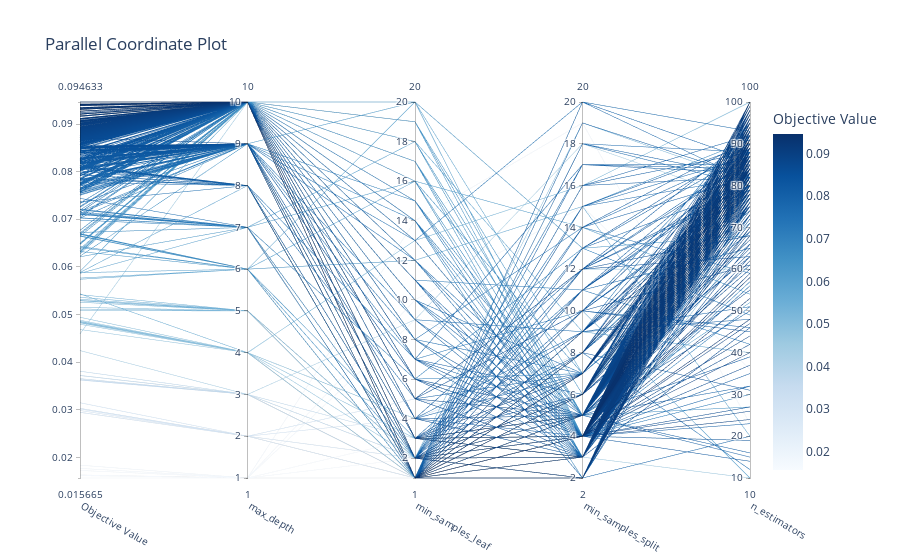

Notebook code cell kept with this figure:
### Code cell
optuna.visualization.plot_parallel_coordinate(study)

### Figure 1 — Plotly figure (JSON) as saved in the notebook; plotly's stock layout.template omitted (floating-point values rounded to 4 significant figures; data arrays with more than 128 entries replaced by an {"elided": "..."} marker saying what was removed)
{"data": [{"dimensions": [{"label": "Objective Value", "range": [0.01566, 0.09463], "values": {"elided": "1000 float values"}}, {"label": "max_depth", "range": [1, 10], "values": {"elided": "1000 int values"}}, {"label": "min_samples_leaf", "range": [1, 20], "values": {"elided": "1000 int values"}}, {"label": "min_samples_split", "range": [2, 20], "values": {"elided": "1000 int values"}}, {"label": "n_estimators", "range": [10, 100], "values": {"elided": "1000 int values"}}], "labelangle": 30, "labelside": "bottom", "line": {"color": {"elided": "1000 float values"}, "colorbar": {"title": {"text": "Objective Value"}}, "colorscale": [[0, "rgb(247,251,255)"], [0.125, "rgb(222,235,247)"], [0.25, "rgb(198,219,239)"], [0.375, "rgb(158,202,225)"], [0.5, "rgb(107,174,214)"], [0.625, "rgb(66,146,198)"], [0.75, "rgb(33,113,181)"], [0.875, "rgb(8,81,156)"], [1, "rgb(8,48,107)"]], "reversescale": false, "showscale": true}, "type": "parcoords"}], "layout": {"title": {"text": "Parallel Coordinate Plot"}}}
